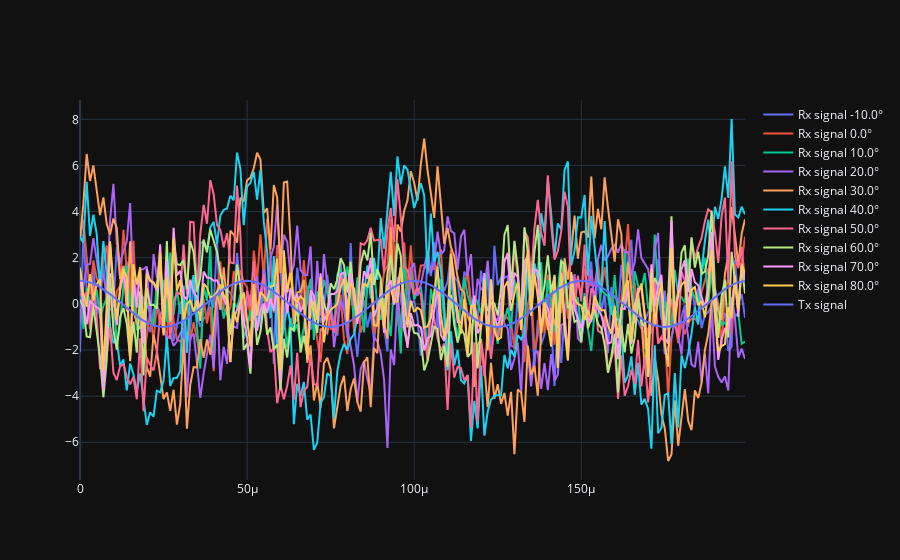

Source (notebook cell):
### Markdown cell above
# Let simulate 10 beams

### Code cell
theta_scan = np.linspace(theta_degrees-45, theta_degrees+45, 10)

results = []

if not use_matplotlib:
   fig = go.Figure()

for theta_i in theta_scan:
   w = beamforming.create_steering_vectors(antena_rx_nbr, antena_spacing, np.radians(theta_i))
   X_weighted = beamforming.beamforming(rx_signals, w)
   if use_matplotlib:
      plt.plot(np.asarray(X_weighted).squeeze().real[0:200], label="Beam " + str(theta_i) + "°")
   else:
     fig.add_trace(go.Scatter(x=t[0:200], y=np.asarray(X_weighted).squeeze().real[0:200], mode='lines', name="Rx signal " + str(theta_i) + "°"))
if use_matplotlib:
   plt.legend()
   plt.show()
else:   
   fig.add_trace(go.Scatter(x=t[0:200], y=np.asarray(tx_signal).squeeze().real[0:200], mode='lines', name="Tx signal"))
   fig.update_layout(template="plotly_dark") 
   fig.show()

### Figure 1 — Plotly figure (JSON) as saved in the notebook; plotly's stock layout.template omitted (floating-point values rounded to 4 significant figures; data arrays with more than 128 entries replaced by an {"elided": "..."} marker saying what was removed)
{"data": [{"mode": "lines", "name": "Rx signal -10.0°", "type": "scatter", "x": {"elided": "200 float values"}, "y": {"elided": "200 float values"}}, {"mode": "lines", "name": "Rx signal 0.0°", "type": "scatter", "x": {"elided": "200 float values"}, "y": {"elided": "200 float values"}}, {"mode": "lines", "name": "Rx signal 10.0°", "type": "scatter", "x": {"elided": "200 float values"}, "y": {"elided": "200 float values"}}, {"mode": "lines", "name": "Rx signal 20.0°", "type": "scatter", "x": {"elided": "200 float values"}, "y": {"elided": "200 float values"}}, {"mode": "lines", "name": "Rx signal 30.0°", "type": "scatter", "x": {"elided": "200 float values"}, "y": {"elided": "200 float values"}}, {"mode": "lines", "name": "Rx signal 40.0°", "type": "scatter", "x": {"elided": "200 float values"}, "y": {"elided": "200 float values"}}, {"mode": "lines", "name": "Rx signal 50.0°", "type": "scatter", "x": {"elided": "200 float values"}, "y": {"elided": "200 float values"}}, {"mode": "lines", "name": "Rx signal 60.0°", "type": "scatter", "x": {"elided": "200 float values"}, "y": {"elided": "200 float values"}}, {"mode": "lines", "name": "Rx signal 70.0°", "type": "scatter", "x": {"elided": "200 float values"}, "y": {"elided": "200 float values"}}, {"mode": "lines", "name": "Rx signal 80.0°", "type": "scatter", "x": {"elided": "200 float values"}, "y": {"elided": "200 float values"}}, {"mode": "lines", "name": "Tx signal", "type": "scatter", "x": {"elided": "200 float values"}, "y": {"elided": "200 float values"}}], "layout": {}}
